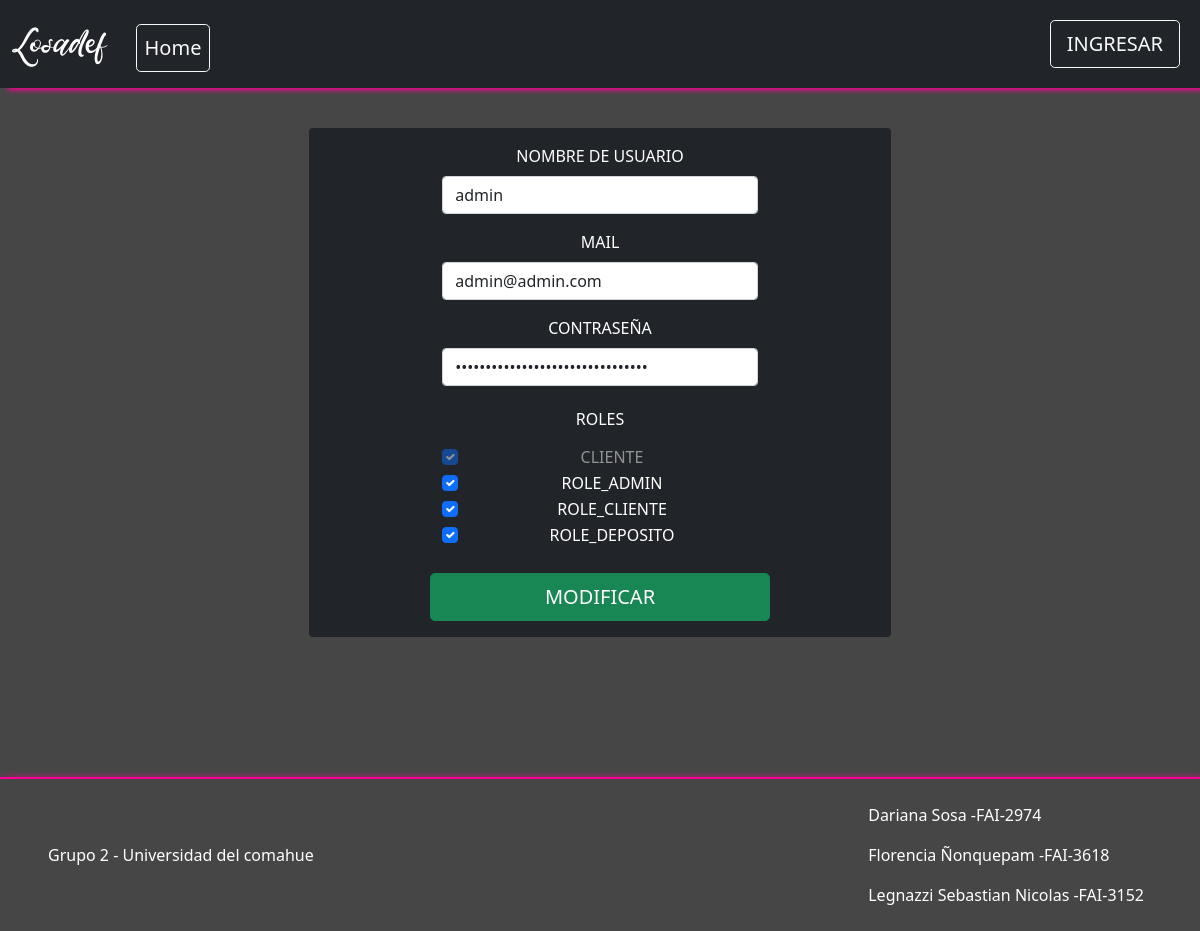
Page /Vista/Admin/actualizarLogin.php on the earlier database version.
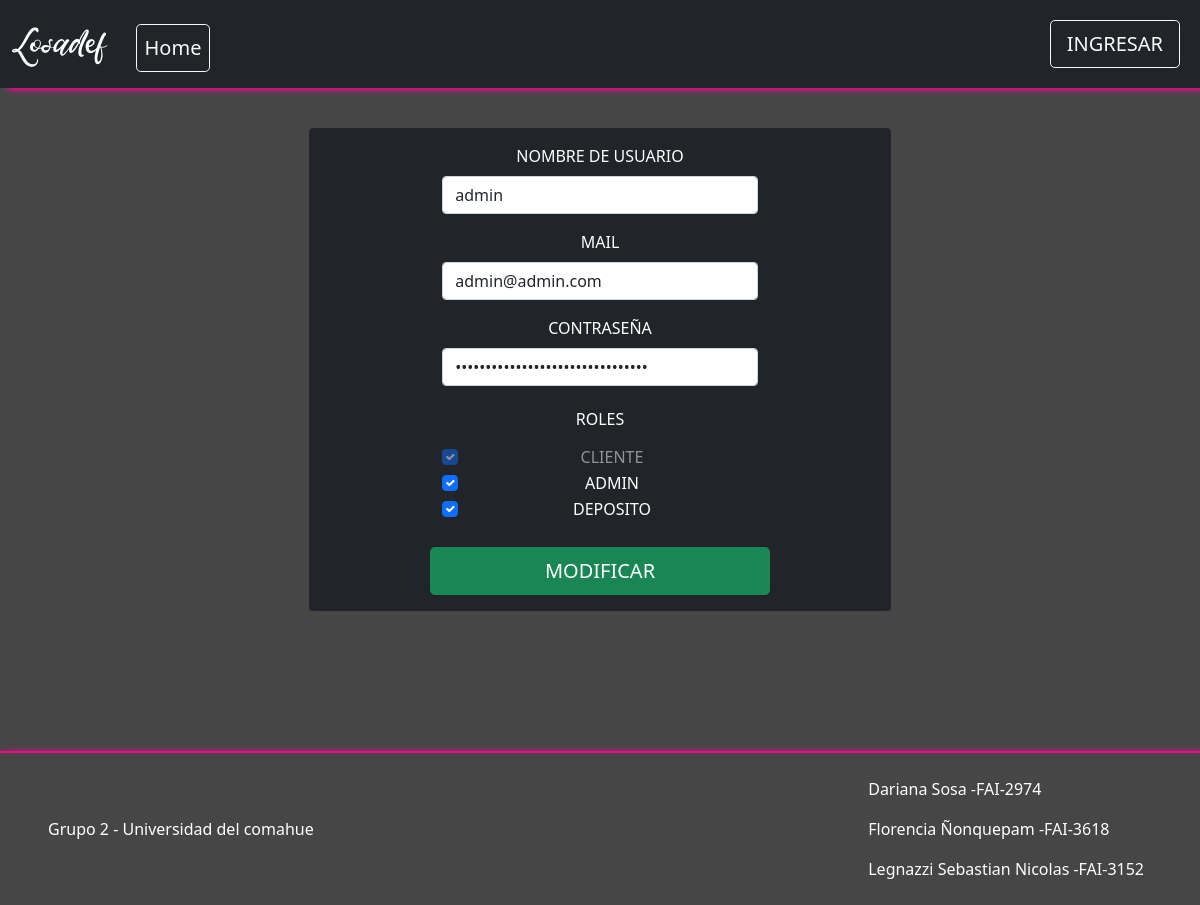
Same page on the later database version.
### tables this page shows
CREATE TABLE IF NOT EXISTS `rol` (
  `idRol` bigint(20) NOT NULL AUTO_INCREMENT,
  `rolDescripcion` varchar(50) NOT NULL,
  PRIMARY KEY (`idRol`),
  UNIQUE KEY `idrol` (`idRol`)
);

### Control/C_UsuarioRol.php (called while the page is built, shortened)
<?php
class C_UsuarioRol
{
    public function buscar($param)
    {
        $where = " true ";
        if ($param <> NULL) {
            if (isset($param['idUsuario']))
                $where .= " and idUsuario='" . $param['idUsuario'] . "'";
        }
        $arreglo = UsuarioRol::listar($where, "");
        return $arreglo;
    }
    public function darDescripcionRoles($arrayUsuarios){
        $rolesUs = [];
        foreach ($arrayUsuarios as $us) {
            $param['idUsuario'] = $us->getIdUsuario();
            array_push($rolesUs, $this->buscar($param));
        }
        $rolesDesc = [];
        foreach ($rolesUs as $rolUs) {
            $roles = [];
            foreach ($rolUs as $rolU) {
                $rol = $rolU->getRol()->getRolDescripcion();
                array_push($roles, $rol);
            }
            array_push($rolesDesc, $roles);
        }
        return $rolesDesc;
    }
}

### Modelo/Rol.php (called while the page is built, shortened)
<?php
include_once('Conector/BaseDatos.php');
class Rol
{
    private $idRol;
    private $rolDescripcion;
    public function setIdRol($idRol)
    {
        $this->idRol = $idRol;
    }
    public function setRolDescripcion($rolDescripcion)
    {
        $this->rolDescripcion = $rolDescripcion;
    }
    public function getIdRol()
    {
        return $this->idRol;
    }
    public function getRolDescripcion()
    {
        return $this->rolDescripcion;
    }
    public function __construct()
    {
        $this->idRol = "";
        $this->rolDescripcion = "";
    }
    public function cargar()
    {
        $resp = false;
        $base = new BaseDatos();
        $sql = "SELECT * FROM rol WHERE idRol = " . $this->getIdrol();
        if ($base->Iniciar()) {
            $res = $base->Ejecutar($sql);
            if ($res > -1) {
                if ($res > 0) {
                    $row = $base->Registro();
                    $resp = true;
                }
            }
        } else {
            $this->setMensajeOperacion("rol->listar: " . $base->getError());
        }
        return $resp;
    }
    public static function listar($parametro = ""){
        $arreglo = [];
        $base = new BaseDatos();
        $sql = "SELECT * FROM rol ";
        if ($parametro != "") {
            $sql .= 'WHERE ' . $parametro;
        }
        $res = $base->Ejecutar($sql);
        if ($res > -1) {
            if ($res > 0) {
                while ($row = $base->Registro()) {
                    $obj = new Rol();
                    $obj->setear($row['idRol'], $row['rolDescripcion']);
                    array_push($arreglo, $obj);
                }
            }
        } else {
        }
        return $arreglo;
    }
}

### modelo/conector/BaseDatos.php (called while the page is built, shortened)
<?php
class BaseDatos extends PDO {
  	private $conec;
  	private $indice;
  	private $resultado;
    public function __construct(){
        $this->indice =0;
        try {
           $this->conec=true;
        }catch (PDOException $e) {
            $this->sql = $e->getMessage();
            $this->conec=false;
        }
    }
    public function Iniciar(){
        return $this->getConec();
    }
    public function getConec(){
        return $this->conec;
    }
    public function setSQL($e){
        return "\n".$this->sql = $e;
    }
    public function Ejecutar($sql){
        $resp = null;
        if ( stristr($sql,"select")){
            $resp =  $this->EjecutarSelect($sql);
        }
        return $resp;
   }
   private function EjecutarSelect($sql){
       $cant = -1;
       $resultado=parent::query($sql);
       if(!$resultado){
           $this->analizarDebug();
       }else {
          $arregloResult = $resultado->fetchAll();
          $cant = count($arregloResult);
       }
       return $cant;
   }
   public function Registro() {
       $filaActual = false;
       $indiceActual = $this->getIndice();
       if ($indiceActual>=0) {
           $filas = $this->getResultado();
           if($indiceActual<count($filas)){
               $filaActual =  $filas[$indiceActual];
           }else {
               $this->setIndice(-1);
           }
       }
       return $filaActual;
   }
   private function setIndice ($valor){
       $this->indice = $valor;
   }
   private function getIndice (){
       return $this->indice;
   }
   private function setResultado($valor){
       $this->resultado = $valor;
   }
   private function getResultado(){
      return $this->resultado;
   }
}

### Control/C_Rol.php (called while the page is built, shortened)
<?php
class C_Rol
{
    public function buscar($param){
        $where = "true";
        $objRol = new Rol();
        $arreglo = $objRol->listar($where);
        return $arreglo;
    }
}

### util/funciones.php (called while the page is built, shortened)
<?php
function data_submitted(){
    $tipoMetodo = [];
    return $tipoMetodo;
}
spl_autoload_register(function ($class_name){
    $directorys = array(
        $GLOBALS['ROOT'].'Modelo/',
        $GLOBALS['ROOT'].'Modelo/conector/',
        $GLOBALS['ROOT'].'Control/',
    );
});
?>

### Modelo/Usuario.php (called while the page is built, shortened)
<?php
class Usuario{
    private $idUsuario;
    public function setIdUsuario($idUsuario){
        $this->idUsuario = $idUsuario;
    }
    public function getIdUsuario(){
        return $this->idUsuario;
    }
    public function __construct(){
        $this->idUsuario = "";
    }
    public static function listar($parametro = ""){
        $arreglo = null;
        $base = new BaseDatos();
        $sql = "SELECT * FROM usuario ";
        if ($parametro != "") {
            $sql .= 'WHERE ' . $parametro;
        }
        $res = $base->Ejecutar($sql);
        if ($res > -1) {
            if ($res > 0) {
				$arreglo = array();
                while ($row = $base->Registro()) {
                    $obj = new Usuario();
                    $obj->setear($row['idUsuario'],$row['usNombre'], $row['usPass'], $row['usMail'], $row['usDeshabilitado']);
                    array_push($arreglo, $obj);
                }
            }
        } else {
            $this->setMensajeOperacion("Usuario->listar: " . $base->getError());
        }
        return $arreglo;
    }
}

### Control/C_Usuario.php (called while the page is built, shortened)
<?php
class C_Usuario
{
    public function buscar($param)
    {
        $where = "true";
        $objUsuario = new Usuario();
        $arreglo = $objUsuario->listar($where);
        return $arreglo;
    }
}

### Modelo/UsuarioRol.php (called while the page is built, shortened)
<?php
include_once('Conector/BaseDatos.php');
class UsuarioRol{
    public static function listar($parametro = "")
    {
        $arreglo = array();
        $base = new BaseDatos();
        $consultasql = "SELECT * FROM usuariorol ";
        if ($parametro != "") {
            $consultasql .= 'WHERE ' . $parametro;
        }
        $res = $base->Ejecutar($consultasql);
        if ($res > -1) {
            if ($res > 0) {
                while ($row = $base->Registro()) {
                    $objRol = NULL;
                    if ($row['idRol'] != null) {
                        $objRol = new Rol();
                        $objRol->setIdRol($row['idRol']);
                        $objRol->cargar();
                    }
                    $obj = new Usuariorol();
                    $obj->setRol($objRol);
                    array_push($arreglo, $obj);
                }
            }
        }
        return $arreglo;
    }
}

### Vista/Admin/actualizarLogin.php (the view, shortened to what the changed rows need)
<?php
include_once('../estructura/Cabecera.php');
$datos=data_submitted();
$objUsuario=new C_Usuario();
$objUsuarioRol=new C_UsuarioRol();
$objRol=new C_Rol();
$roles=$objRol->buscar(null);
$usuarioModificar=$objUsuario->buscar($datos);
$descRolesUsuario=$objUsuarioRol->darDescripcionRoles($usuarioModificar);
?>
<div class="container-md mb-5">
<main class="w-50 m-auto mt-5 text-center">
    <form class="row gy-2 text-center justify-content-center rounded bg-dark text-white needs-validation" novalidate>
    <div class="col-8 col-lg-7 mt-4">
            <?php
             foreach($roles as $rol){
                if($rol->getRolDescripcion()!='CLIENTE'){
                    ?>
                    <div class="form-check">
                    <input class='form-check-input' type='checkbox' name='rol[]' value='<?php echo $rol->getIdRol() ?>'
                    <?php
                        foreach($descRolesUsuario[0] as $rolUsuario){
                            if($rolUsuario==$rol->getRolDescripcion()){
                                ?>checked
                                <?php
                            }
                        }
                    ?>
                    >
                    <label class='form-check-label' for='admin'><?php echo $rol->getRolDescripcion() ?> </label>
                    </div>
                    <?php
                }
            }
            ?>
    </div>
    </form>
</main>
</div>
<?php
include_once("../estructura/Pie.php")
?>

Differences in the rows shown:
no longer on this page (row edited): rol: rolDescripcion "☑", rolDescripcion "ROLE_CLIENTE"
changed rol: rolDescripcion "ROLE_ADMIN" → "ADMIN"
changed rol: rolDescripcion "ROLE_DEPOSITO" → "DEPOSITO"
